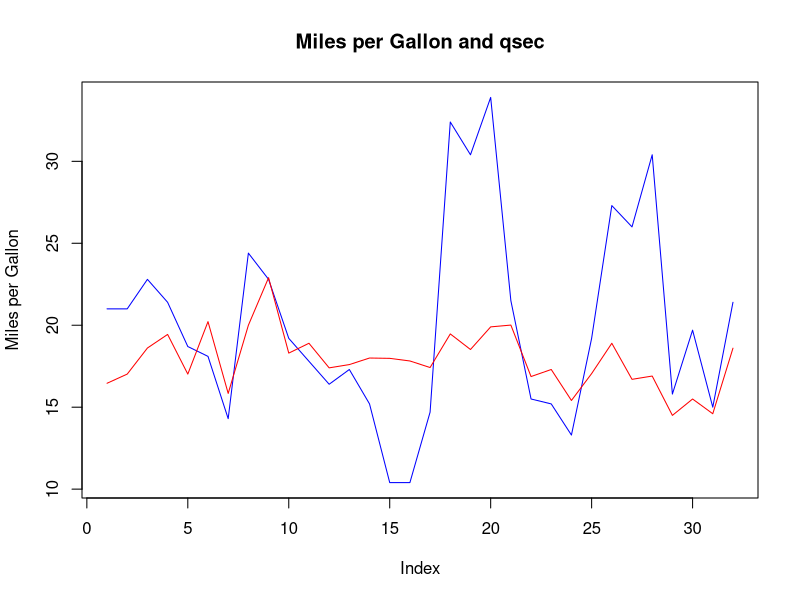

Write R code to recreate this figure.
data(mtcars)
plot(mtcars$mpg, type = "l", col = "blue", xlab = "Index", ylab = "Miles per Gallon", main = "Miles per Gallon and qsec")
lines(mtcars$qsec, col = "red")